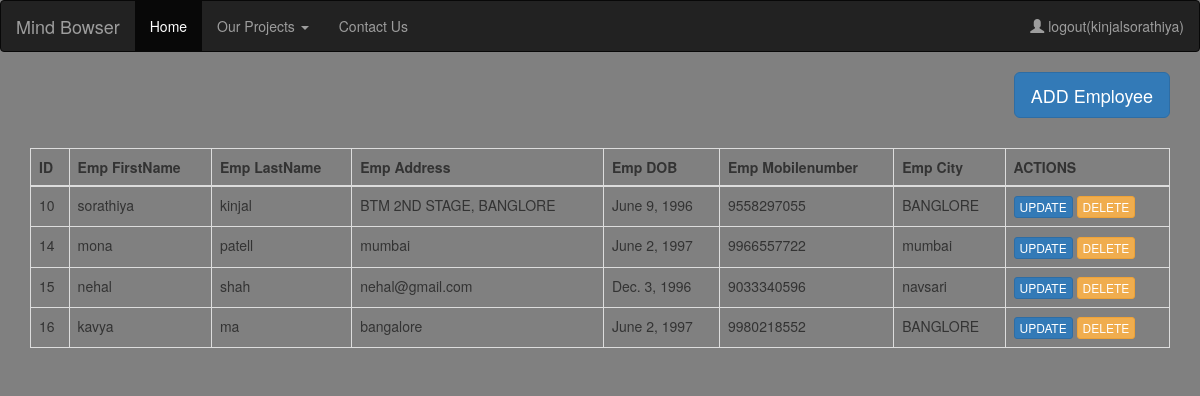
Screenshot of /index (signed in) with the database file from the repository.
### employee/models.py (models this page shows)
class EmployeeModel(models.Model):                                                            # employee table
    emp_Firstname=models.CharField(max_length=100, blank=True, null=False, default=None)
    emp_lastname=models.CharField(max_length=100, blank=True, null=True, default=None)
    emp_Address = models.CharField(max_length=100, blank=True, null=True, default=None)
    emp_DOB=models.DateField(max_length=30,blank=True, null=True, default=None)
    phone_regex = RegexValidator(regex=r'^\+?1?\d{9,15}$',
                                 message="Phone number must be entered in the format: '+999999999'. Up to 15 digits allowed.")
    emp_Mobilenumber = models.CharField(validators=[phone_regex], max_length=17, blank=True)
    emp_city=models.CharField(max_length=100,blank=True, null=True, default=None)
    class Meta:
        db_table = 'employee information'

### employee/views.py (the view)
# urls.py: path('index',views.index),
def index(request):                                                              #retriving the data
    resultset = EmployeeModel.objects.all()
    return render(request, 'CRUD/index.html', {'data': resultset})

### employee/templates/CRUD/index.html (shortened to what this page needs)
{% extends 'layout.html' %}
{% load staticfiles %}
{% block content %}
<a href=/create button type="button" class="btn btn-primary btn-lg pull-right button_add">ADD Employee</button></a>
 <table class="table table-bordered">
    <thead>
      <tr>
        <th>ID</th>
        <th>Emp FirstName</th>
          <th>Emp LastName</th>
          <th>Emp Address</th>
          <th>Emp DOB</th>
          <th>Emp Mobilenumber</th>
          <th>Emp City</th>
          <th>ACTIONS</th>
      </tr>
    </thead>
    <tbody>
    {% for row in data %}
    <tr>
        <td>{{ row.id }}</td>
         <td>{{ row.emp_Firstname }}</td>
        <td>{{ row.emp_lastname }}</td>
        <td>{{ row.emp_Address }}</td>
        <td>{{ row.emp_DOB }}</td>
        <td>{{ row.emp_Mobilenumber }}</td>
        <td>{{ row.emp_city }}</td>
        <td>
            <a href="/update?id={{row.id}}"  class="btn btn-primary btn-xs">UPDATE</a>
            <a href="/delete?id={{row.id}}" onclick="return deleteItem()" class="btn btn-warning btn-xs">DELETE</a>
        </td>
    </tr>
    {% endfor %}
    </tbody>
  </table>
{% endblock %}

### employee/templates/layout.html (shortened to what this page needs)
{% load staticfiles %}
<!DOCTYPE html>
<html lang="en">
<head>
  <link rel="stylesheet" href="https://maxcdn.bootstrapcdn.com/bootstrap/3.4.0/css/bootstrap.min.css">
  <link rel="stylesheet" type="text/css" href="{% static 'signup.css' %}">
</head>
<body>
<nav class="navbar navbar-inverse">
  <div class="container-fluid">
    <div class="navbar-header">
      <a class="navbar-brand" href="#">Mind Bowser</a>
    </div>
    <ul class="nav navbar-nav">
      <li class="active"><a href="#">Home</a></li>
      <li class="dropdown"><a class="dropdown-toggle" data-toggle="dropdown" href="#">Our Projects <span class="caret"></span></a>
      </li>
      <li><a href="#">Contact Us</a></li>
    </ul>
    <ul class="nav navbar-nav navbar-right">
      {% if request.user.username %}
      <li><a href=/Logout><span class="glyphicon glyphicon-user"></span> logout({{ request.user.username }})</a></li>
      {% else %}
      <li><a href=/Signup><span class="glyphicon glyphicon-user"></span> Sign Up</a></li>
      <li><a href=/Login><span class="glyphicon glyphicon-log-in"></span> Login</a></li>
      {% endif %}
    </ul>
  </div>
</nav>
<div class="container">
  {% block content %}
    {% endblock %}
</div>
</body>
</html>

### employee/static/signup.css (style rules this page uses)
body { background-color: gray; }
.button_add { margin-bottom:30px; }

### rows the page displays
EmployeeModel: id "10", emp_Firstname "sorathiya", emp_lastname "kinjal", emp_Address "BTM 2ND STAGE, BANGLORE", emp_DOB "June 9, 1996", emp_Mobilenumber "9558297055", emp_city "BANGLORE"
EmployeeModel: id "14", emp_Firstname "mona", emp_lastname "patell", emp_Address "mumbai", emp_DOB "June 2, 1997", emp_Mobilenumber "9966557722", emp_city "mumbai"
EmployeeModel: id "15", emp_Firstname "nehal", emp_lastname "shah", emp_Address "nehal@gmail.com", emp_DOB "Dec. 3, 1996", emp_Mobilenumber "9033340596", emp_city "navsari"
EmployeeModel: id "16", emp_Firstname "kavya", emp_lastname "ma", emp_Address "bangalore", emp_DOB "June 2, 1997", emp_Mobilenumber "9980218552", emp_city "BANGLORE"

### other values shown
{{ request.user.username }} "kinjalsorathiya"
